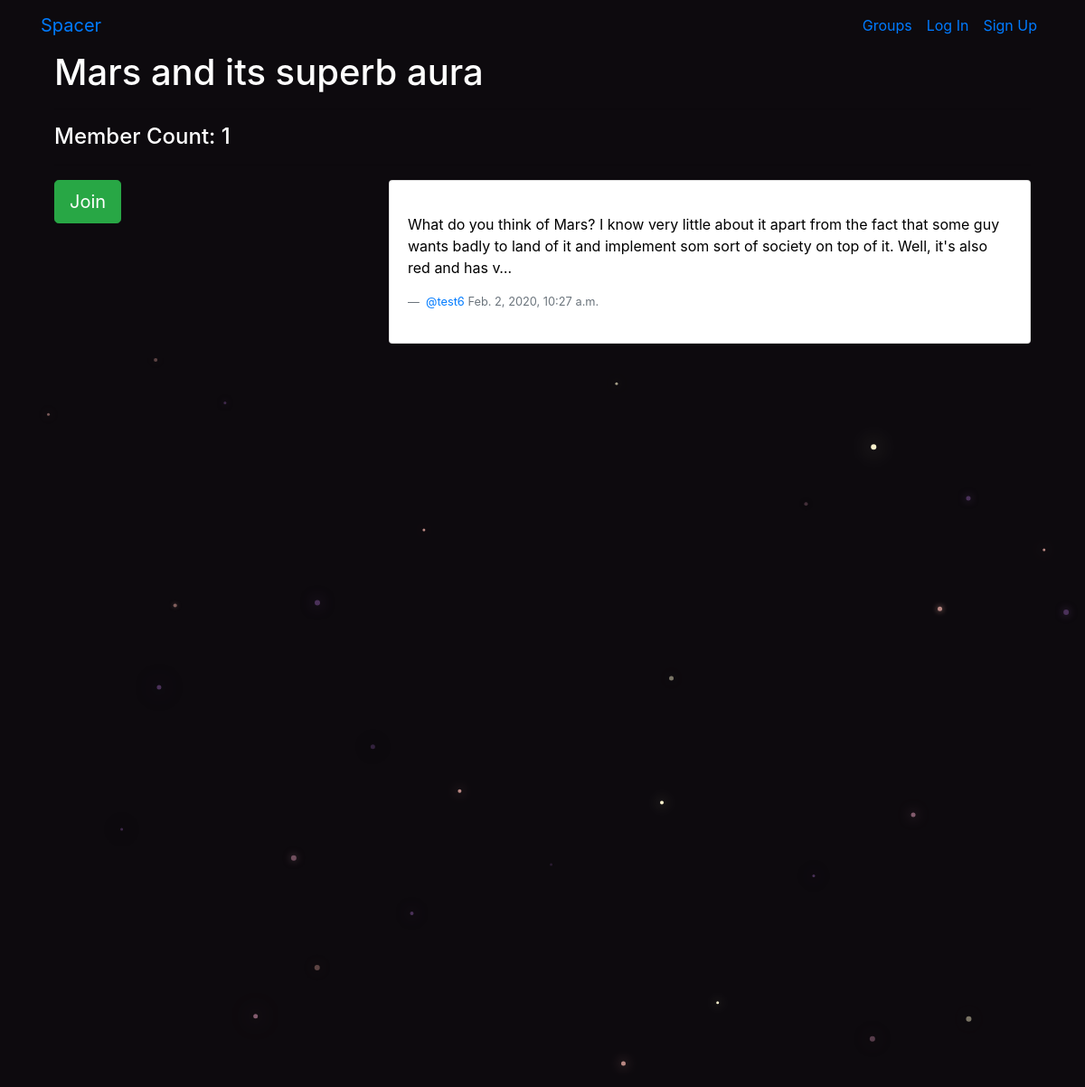
The app's page /groups/posts/in/mars-and-its-superb-aura/ with its own data.
### groups/models.py (models this page shows, shortened)
class Group(models.Model):
    name = models.CharField(max_length=100, unique=True, validators=[validate_slug])
    slug = models.SlugField(allow_unicode=True, unique=True)
    description = models.TextField(max_length=500, blank=True, default='', validators=[validate_slug])
    description_html = models.TextField(max_length=500, editable=False, default='', blank=True, validators=[validate_slug])
    members = models.ManyToManyField(User, through='GroupMember')
    class Meta:
        ordering = ['name']

### posts/models.py (models this page shows, shortened)
class Post(models.Model):
    user = models.ForeignKey(User, related_name='posts', on_delete=models.CASCADE)
    created_at = models.DateTimeField(auto_now=True)
    message = models.TextField(validators=[validate_slug])
    message_html = models.TextField(editable=False, validators=[validate_slug])
    group = models.ForeignKey(Group, related_name='posts', null=True, blank=True, on_delete=models.CASCADE)
    class Meta:
        ordering = ['-created_at']
        unique_together = ['user', 'message']

### groups/views.py (the view)
# urls.py: re_path(r'^posts/in/(?P<slug>[-\w]+)/$', views.SingleGroup.as_view(), name='single'),
class SingleGroup(generic.DetailView):
    model = Group

### groups/templates/groups/group_detail.html
{% extends "groups/group_base.html" %}
{% block pregroup %}
<h1>{{group.name}}</h1>
<hr>
<h4>Member Count: {{group.members.count}}</h4>
<hr>
<div class="row">
    <div class="content col-md-4">
        {% if user in group.members.all %}
        <a href="{% url 'groups:leave' slug=group.slug %}" class="btn btn-lg btn-fill btn-warning">Leave</a>
        {% else %}
        <a href="{% url 'groups:join' slug=group.slug %}" class="btn btn-lg btn-fill btn-success">Join</a>
        {% endif %}
    </div>
{% endblock %}
{% block group_content %}
    {% if group.posts.count == 0 %}
        <div class="col-md-8">
            <h4>No post in this group yet</h4>
        </div>
    {% else %}
    <div class="col-md-8">
        {% for post in group.posts.all %}
            {% include "posts/_post.html" %}
        {% endfor %}
    </div>
    {% endif %}
</div>
{% endblock %}

### posts/templates/posts/_post.html (shortened to what this page needs)
<div class="card">
    <div class="card-body">
        <blockquote>
            <p>{{post.message_html|safe|truncatechars:200}}</p>
            <footer class="blockquote-footer">
                <span class="username">
                    <a href="{% url 'posts:for_user' username=post.user.username %}">@{{ post.user.username }}</a>
                </span>
                <time class='time'>
                    {{ post.created_at }}
                </time>
            </footer>
        </blockquote>
    </div>
</div>

### static/Spacer/css/master.css (style rules this page uses)
body { margin: 0; background-color: #0d0a0e; color: white; }
.card { color: black; margin-bottom: 1em; }

### records on screen
Group: name "Mars and its superb aura", members.count "1"
Post: message_html "What do you think of Mars? I know very little about it apart from the fact that some guy wants badly to land of it and implement som sort of society on top of it. Well, it's also red and has v…", user.username "test6", created_at "Feb. 2, 2020, 10:27 a.m."
